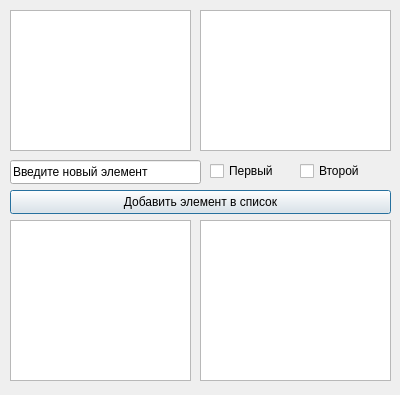
<?xml version="1.0" encoding="UTF-8"?>
<ui version="4.0">
 <class>Task3Window</class>
 <widget class="QDialog" name="Task3Window">
  <property name="geometry">
   <rect>
    <x>0</x>
    <y>0</y>
    <width>400</width>
    <height>395</height>
   </rect>
  </property>
  <property name="windowTitle">
   <string>Dialog</string>
  </property>
  <widget class="QListWidget" name="listWidget1">
   <property name="geometry">
    <rect>
     <x>10</x>
     <y>10</y>
     <width>181</width>
     <height>141</height>
    </rect>
   </property>
  </widget>
  <widget class="QListWidget" name="listWidget2">
   <property name="geometry">
    <rect>
     <x>200</x>
     <y>10</y>
     <width>191</width>
     <height>141</height>
    </rect>
   </property>
  </widget>
  <widget class="QLineEdit" name="lineEdit">
   <property name="geometry">
    <rect>
     <x>10</x>
     <y>160</y>
     <width>191</width>
     <height>24</height>
    </rect>
   </property>
   <property name="text">
    <string>Введите новый элемент</string>
   </property>
  </widget>
  <widget class="QCheckBox" name="checkBoxList1">
   <property name="geometry">
    <rect>
     <x>210</x>
     <y>160</y>
     <width>77</width>
     <height>22</height>
    </rect>
   </property>
   <property name="text">
    <string>Первый</string>
   </property>
  </widget>
  <widget class="QCheckBox" name="checkBoxList2">
   <property name="geometry">
    <rect>
     <x>300</x>
     <y>160</y>
     <width>77</width>
     <height>22</height>
    </rect>
   </property>
   <property name="text">
    <string>Второй</string>
   </property>
  </widget>
  <widget class="QPushButton" name="pushButtonAdd">
   <property name="geometry">
    <rect>
     <x>10</x>
     <y>190</y>
     <width>381</width>
     <height>24</height>
    </rect>
   </property>
   <property name="text">
    <string>Добавить элемент в список</string>
   </property>
  </widget>
  <widget class="QTextEdit" name="textEditBeforeSort">
   <property name="geometry">
    <rect>
     <x>10</x>
     <y>220</y>
     <width>181</width>
     <height>161</height>
    </rect>
   </property>
  </widget>
  <widget class="QTextEdit" name="textEditAfterSort">
   <property name="geometry">
    <rect>
     <x>200</x>
     <y>220</y>
     <width>191</width>
     <height>161</height>
    </rect>
   </property>
  </widget>
 </widget>
 <resources/>
 <connections/>
</ui>
